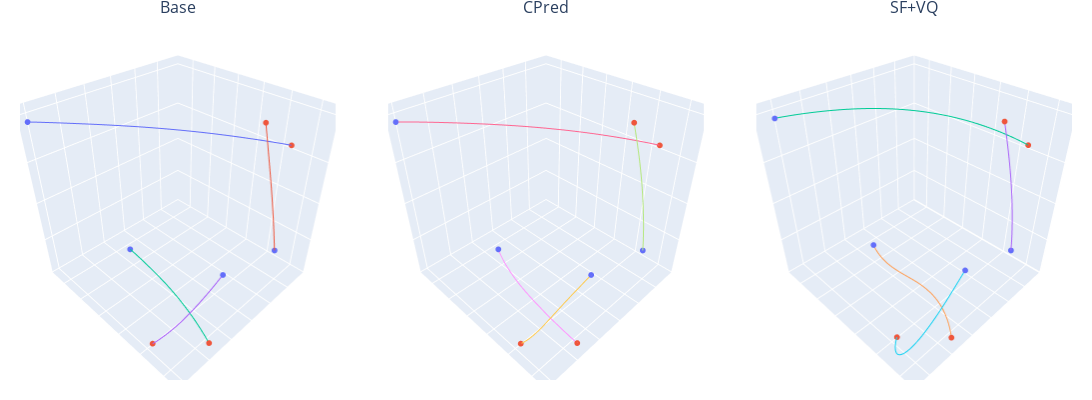

The code cell stored with this chart in its notebook:
### Code cell
vx_trajs, vy_trajs, vz_trajs = np.stack([x_traj_base, x_traj_init, x_traj]), np.stack([y_traj_base, y_traj_init, y_traj]), np.stack([z_traj_base, z_traj_init, z_traj])
multiviz_trajs(vx_trajs[:3], vy_trajs[:3], vz_trajs[:3], nrows=1, ncols=3, num_agents=num_agent, height=400, width=1_600, titles=["Base", "CPred", "SF+VQ"])
